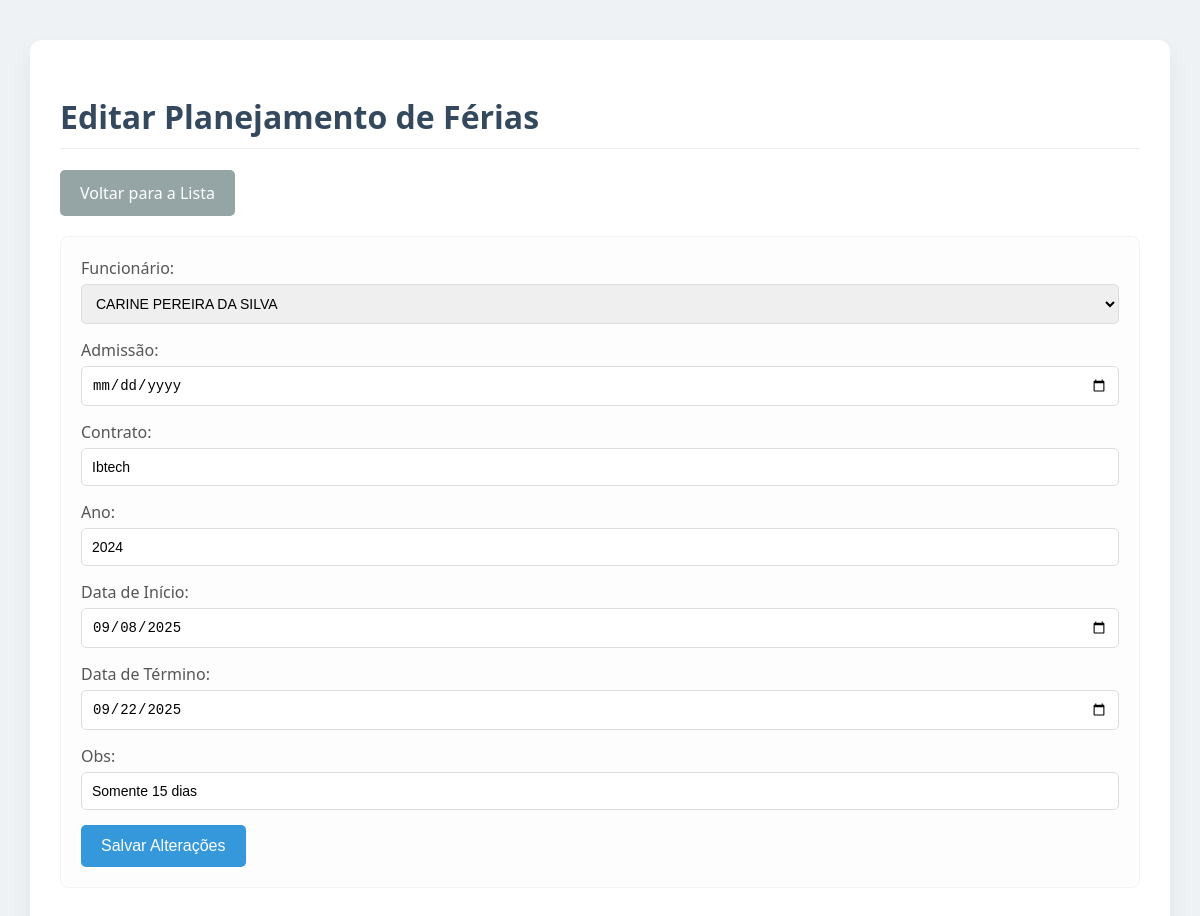
Screenshot of /edit_ferias/1 with the database file from the repository.
### tables this page shows
CREATE TABLE ferias (
            id INTEGER PRIMARY KEY AUTOINCREMENT,
            funcionario TEXT NOT NULL,
            admissao TEXT,
            contrato TEXT,
            ano INTEGER,
            data_inicio TEXT,
            data_termino TEXT,
            obs TEXT
        );

CREATE TABLE tecnicos (
            id INTEGER PRIMARY KEY AUTOINCREMENT,
            nome TEXT NOT NULL,
            email TEXT,
            telefone TEXT,
            funcao TEXT,
            equipe TEXT,
            contrato TEXT
        );

### app.py (the view, shortened to what this page needs)
@app.route('/edit_ferias/<int:id>', methods=['GET', 'POST'])
def edit_ferias(id):
    conn = get_db_connection()
    ferias_item = conn.execute('SELECT * FROM ferias WHERE id = ?', (id,)).fetchone()
    tecnicos_data = conn.execute('SELECT nome, contrato FROM tecnicos').fetchall()
    conn.close()
    return render_template('edit_ferias.html', ferias_item=ferias_item, tecnicos=tecnicos_data)

### app.py (called while the page is built)
def get_db_connection():
    conn = sqlite3.connect('database.db')
    conn.row_factory = sqlite3.Row
    return conn

### templates/edit_ferias.html (shortened to what this page needs)
<!DOCTYPE html>
<html lang="pt-br">
<head>
    <link rel="stylesheet" href="{{ url_for('static', filename='style.css') }}">
</head>
<body>
    <div class="container">
        <h1>Editar Planejamento de Férias</h1>
        <a href="{{ url_for('ferias') }}" class="button">Voltar para a Lista</a>
        <form action="{{ url_for('edit_ferias', id=ferias_item['id']) }}" method="post">
            <label for="funcionario">Funcionário:</label>
            <select id="funcionario" name="funcionario" required>
                {% for nome, contrato in tecnicos %}
                <option value="{{ nome }}" data-contrato="{{ contrato }}" {% if nome == ferias_item['funcionario'] %}selected{% endif %}>{{ nome }}</option>
                {% endfor %}
            </select>
            <label for="admissao">Admissão:</label>
            <input type="date" id="admissao" name="admissao" value="{{ ferias_item['admissao'] }}">
            <label for="contrato">Contrato:</label>
            <input type="text" id="contrato" name="contrato" value="{{ ferias_item['contrato'] }}" readonly>
            <label for="ano">Ano:</label>
            <input type="number" id="ano" name="ano" value="{{ ferias_item['ano'] }}" required>
            <label for="data_inicio">Data de Início:</label>
            <input type="date" id="data_inicio" name="data_inicio" value="{{ ferias_item['data_inicio'] }}">
            <label for="data_termino">Data de Término:</label>
            <input type="date" id="data_termino" name="data_termino" value="{{ ferias_item['data_termino'] }}">
            <label for="obs">Obs:</label>
            <input type="text" id="obs" name="obs" value="{{ ferias_item['obs'] }}">
            <button type="submit">Salvar Alterações</button>
        </form>
    </div>
</body>
</html>

### static/style.css (style rules this page uses)
body { font-family: 'Segoe UI', Tahoma, Geneva, Verdana, sans-serif; background-color: #eef2f5; margin: 0; padding: 0; color: #444; }
.container { max-width: 90%; margin: 40px auto; background: #fff; padding: 30px; border-radius: 12px; box-shadow: 0 10px 25px rgba(0, 0, 0, 0.05); }
h1, h2 { color: #34495e; border-bottom: 1px solid #ecf0f1; padding-bottom: 10px; margin-top: 25px; }
form { background: #fdfdfd; padding: 20px; border-radius: 8px; margin-bottom: 20px; border: 1px solid #f0f4f7; }
label { display: block; margin-bottom: 5px; font-weight: 500; color: #555; }
input[type="text"], input[type="email"], input[type="tel"], input[type="date"], input[type="number"], select, textarea { width: 100%; padding: 10px; margin-bottom: 15px; border: 1px solid #ddd; border-radius: 5px; box-sizing: border-box; font-size: 14px; transition: border-color 0.3s; }
button[type="submit"] { background-color: #3498db; color: white; padding: 12px 20px; border: none; border-radius: 5px; cursor: pointer; font-size: 16px; transition: background-color 0.3s; }
a.button { display: inline-block; padding: 12px 20px; background-color: #95a5a6; color: white; text-decoration: none; border-radius: 5px; margin-bottom: 20px; transition: background-color 0.3s; }

### rows the page displays
ferias: funcionario "CARINE PEREIRA DA SILVA", contrato "Ibtech", ano "2024", data_inicio "09/08/2025", data_termino "09/22/2025", obs "Somente 15 dias"
